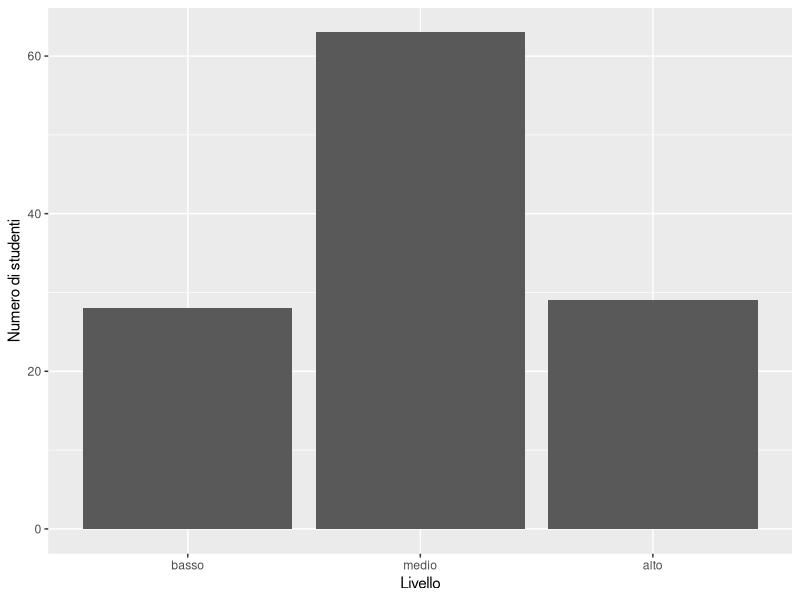
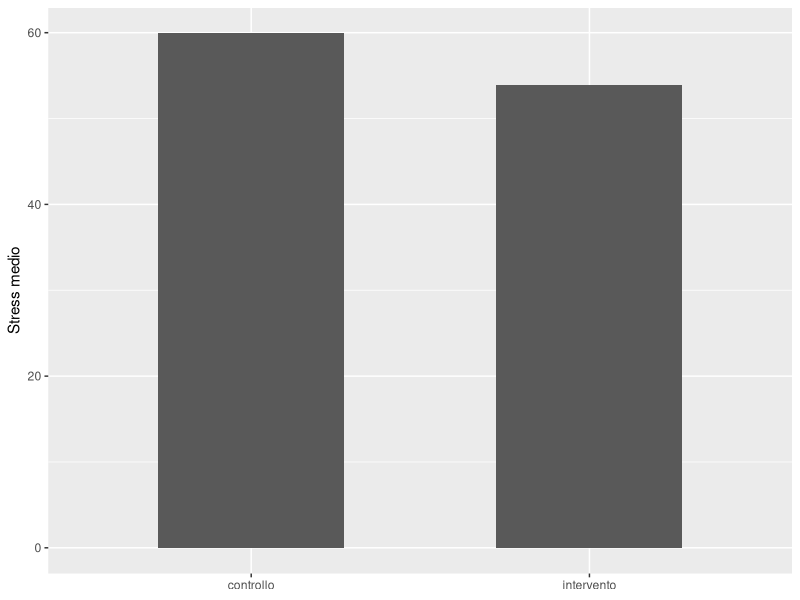
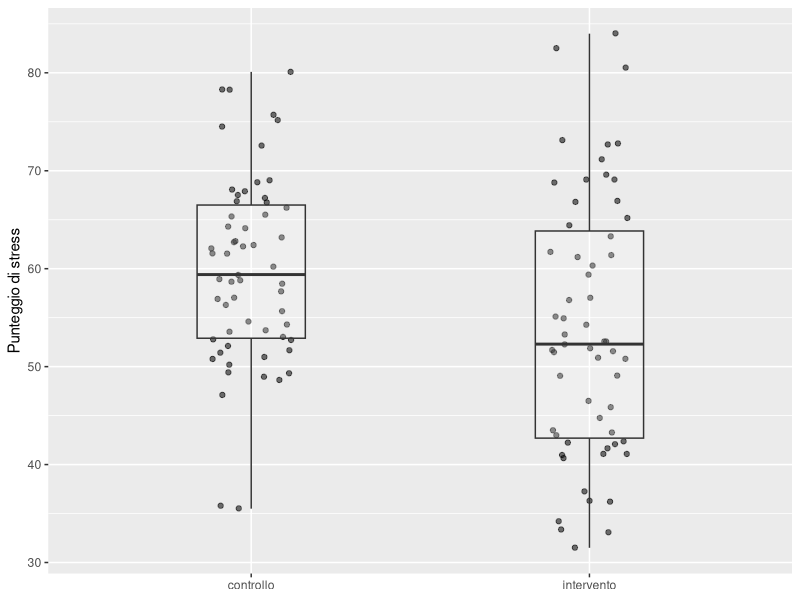
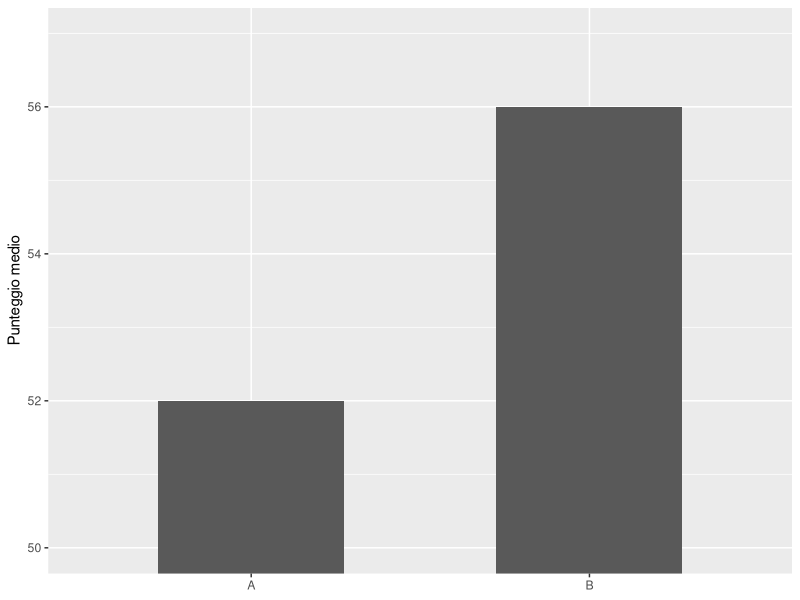

These charts were generated, in order, by the following R code:
## ---- chunk 1
#| label: visualization-principles-setup
#| message: false
#| warning: false

library(dplyr)
library(ggplot2)

set.seed(2026)

n_gruppo <- 60

studenti <- data.frame(
  id = seq_len(2 * n_gruppo),
  gruppo = rep(
    c("controllo", "intervento"),
    each = n_gruppo
  ),
  stress = c(
    rnorm(
      n_gruppo,
      mean = 61,
      sd = 10
    ),
    rnorm(
      n_gruppo,
      mean = 55,
      sd = 12
    )
  )
)

studenti$stress <- round(
  pmin(
    pmax(studenti$stress, 20),
    95
  ),
  1
)

studenti$stress[c(14, 93)] <- NA
## ---- chunk 2
#| label: visualization-category-data

frequenze <- data.frame(
  livello = factor(
    c("basso", "medio", "alto"),
    levels = c("basso", "medio", "alto")
  ),
  n = c(28, 63, 29)
)
## ---- chunk 3
#| label: fig-ordered-bars
#| fig-cap: "Frequenze rappresentate mediante lunghezze su una scala comune."

ggplot(
  frequenze,
  aes(
    x = livello,
    y = n
  )
) +
  geom_col() +
  labs(
    x = "Livello",
    y = "Numero di studenti"
  )
## ---- chunk 4
#| label: visualization-group-means

stress_medio <- studenti |>
  group_by(gruppo) |>
  summarise(
    n = sum(!is.na(stress)),
    media = mean(
      stress,
      na.rm = TRUE
    ),
    .groups = "drop"
  )

stress_medio
## ---- chunk 5
#| label: fig-means-only
#| fig-cap: "Le sole medie rendono visibile il centro ma nascondono le distribuzioni."

ggplot(
  stress_medio,
  aes(
    x = gruppo,
    y = media
  )
) +
  geom_col(
    width = .55
  ) +
  labs(
    x = NULL,
    y = "Stress medio"
  )
## ---- chunk 6
#| label: fig-observations-and-summary
#| fig-cap: "Punti individuali e boxplot rendono visibili variabilità, sovrapposizione e numerosità."

ggplot(
  studenti,
  aes(
    x = gruppo,
    y = stress
  )
) +
  geom_jitter(
    width = .12,
    alpha = .55,
    na.rm = TRUE
  ) +
  geom_boxplot(
    width = .32,
    outlier.shape = NA,
    alpha = .2,
    na.rm = TRUE
  ) +
  labs(
    x = NULL,
    y = "Punteggio di stress"
  )
## ---- chunk 7
#| label: visualization-count-observations

studenti |>
  group_by(gruppo) |>
  summarise(
    n_totale = n(),
    n_rappresentato =
      sum(!is.na(stress)),
    n_mancante =
      sum(is.na(stress)),
    .groups = "drop"
  )
## ---- chunk 8
#| label: visualization-axis-data

confronto <- data.frame(
  gruppo = c("A", "B"),
  media = c(52, 56)
)
## ---- chunk 9
#| label: fig-truncated-bars
#| fig-cap: "Un asse ristretto amplifica visivamente una differenza modesta tra le lunghezze delle barre."

ggplot(
  confronto,
  aes(
    x = gruppo,
    y = media
  )
) +
  geom_col(
    width = .55
  ) +
  coord_cartesian(
    ylim = c(50, 57)
  ) +
  labs(
    x = NULL,
    y = "Punteggio medio"
  )
## ---- chunk 10
#| echo: true

sessionInfo()
